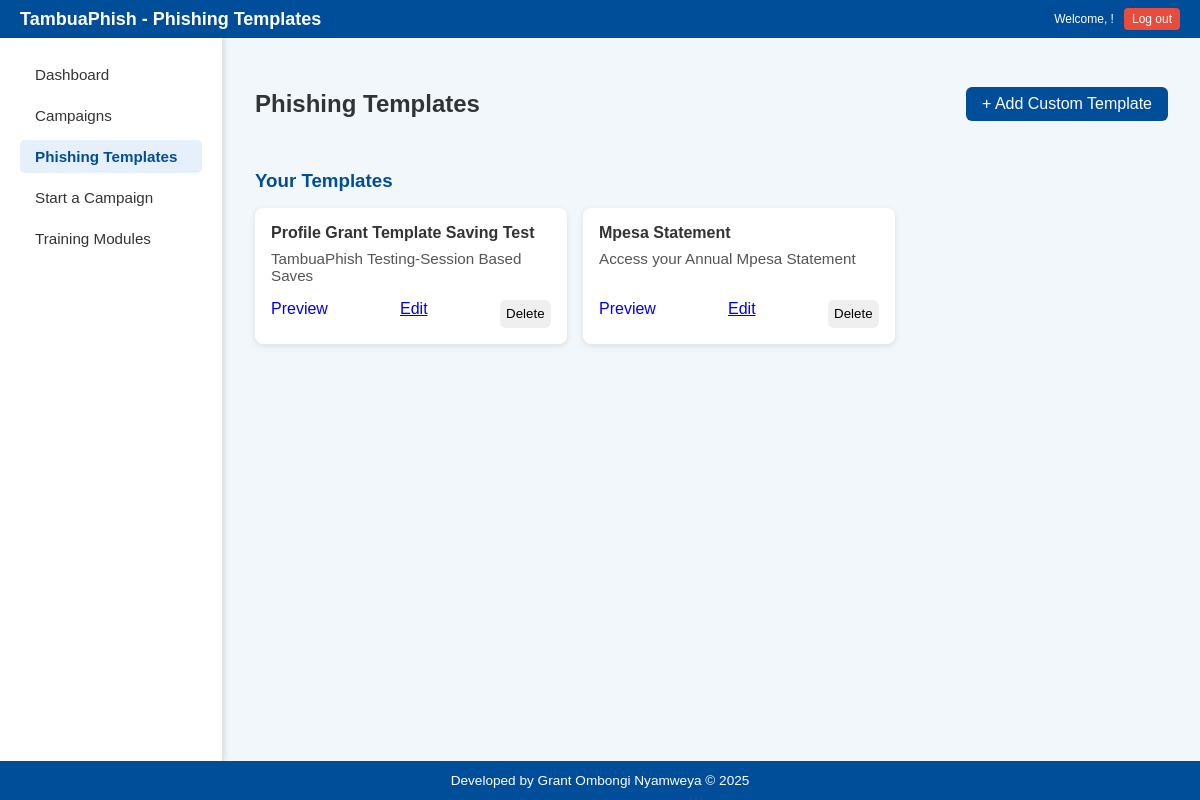
The page /phishing-templates (signed in) on the database as committed earlier.
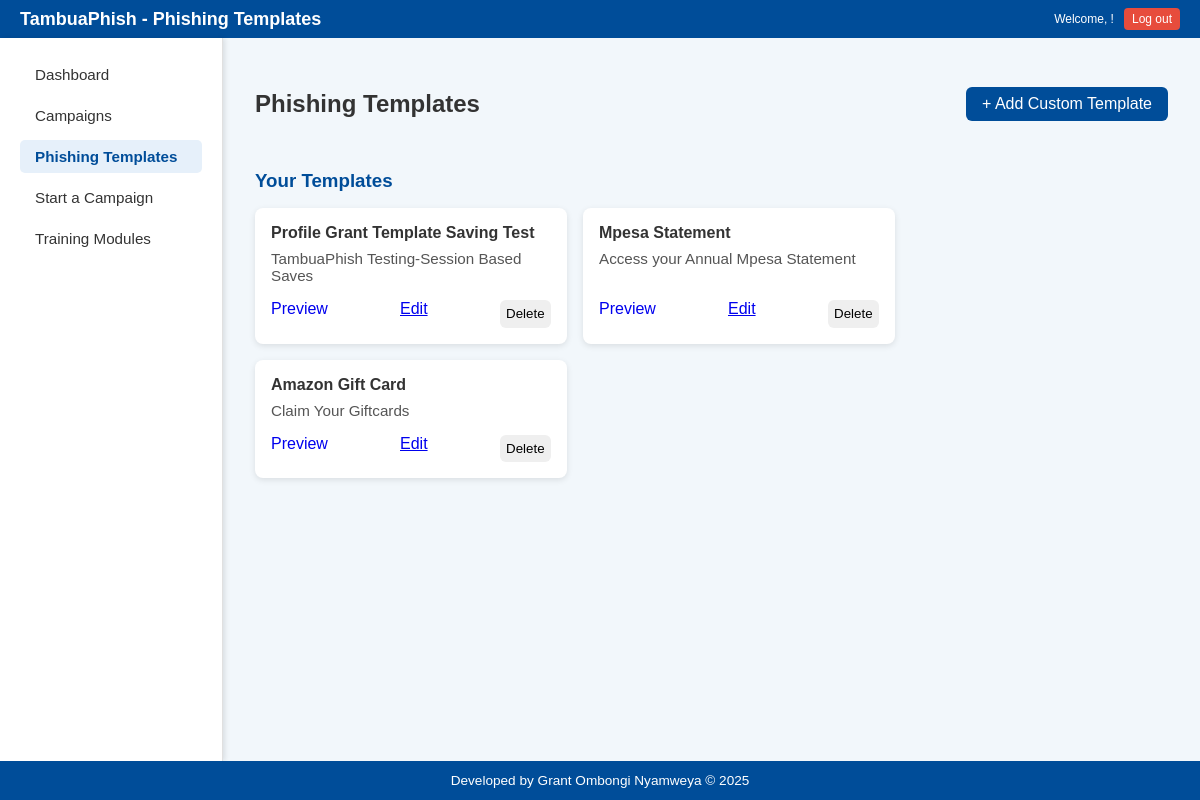
The same page on the database as committed later.
### models.py (models this page shows)
class CustomEmailTemplate(db.Model):
    id = db.Column(db.Integer, primary_key=True)
    user_id = db.Column(db.Integer, db.ForeignKey('user.id'), nullable=False)
    template_name = db.Column(db.String(100), nullable=False)
    sender_name = db.Column(db.String(100), nullable=False)
    subject = db.Column(db.String(200), nullable=False)
    email_body = db.Column(db.Text, nullable=False)

### routes.py (the view)
@routes_bp.route('/phishing-templates')
def phishing_templates():
    if 'username' not in session:
        return redirect(url_for('routes.login'))
    current_user = User.query.filter_by(username=session['username']).first()
    if not current_user:
        flash('User not found.', 'danger')
        return redirect(url_for('routes.login'))
    templates = CustomEmailTemplate.query.filter_by(user_id=current_user.id).all()
    return render_template('templates.html', templates=templates)

### templates/templates.html (shortened to what this page needs)
<!DOCTYPE html>
<html lang="en">
<head>
  <link rel="stylesheet" href="{{ url_for('static', filename='templates.css') }}" />
</head>
<body>
  <header class="main-header">
    <div class="header-left">
      <h1>TambuaPhish - Phishing Templates</h1>
    </div>
    <div class="header-right">
      <p>Welcome, {{ username }}!</p>
      <a href="{{ url_for('routes.logout') }}" class="logout-button">Log out</a>
    </div>
  </header>
  <div class="dashboard-wrapper">
    <aside class="sidebar">
      <nav>
        <ul>
          <li><a href="{{url_for('routes.dashboard')}}">Dashboard</a></li>
          <li><a href="{{url_for('routes.campaigns')}}">Campaigns</a></li>
          <li><a href="{{url_for('routes.phishing_templates')}}" class="active">Phishing Templates</a></li>
          <li><a href="{{url_for('routes.start_a_campaign')}}">Start a Campaign</a></li>
          <li><a href="{{url_for('routes.training_modules')}}">Training Modules</a></li>
        </ul>
      </nav>
    </aside>
    <div class="main-content">
      <div class="template-header">
        <h2>Phishing Templates</h2>
        <a href="{{ url_for('routes.create_custom_template') }}" id="add-template-btn" style="text-decoration: none;">+ Add Custom Template</a>
      </div>
        <div class="category">
          <h3>Your Templates</h3>
          <div class="template-list">
            {% for template in templates %}
            <div class="template-card custom">
              <h4>{{ template.template_name }}</h4>
              <p>{{ template.subject }}</p>
              <div class="template-actions">
                <form action="{{ url_for('routes.preview_template', template_id=template.id) }}" method="GET" style="display: inline;">
                  <a href="{{ url_for('routes.preview_template', template_id=template.id) }}" class="btn btn-primary" style="text-decoration: none;">Preview</a>
                </form>
                <a href="{{ url_for('routes.edit_template', template_id=template.id) }}" class="btn btn-sm btn-warning">Edit</a>
                <form action="{{ url_for('routes.delete_template', template_id=template.id) }}" method="POST" style="display: inline;">
                    <button type="submit" class="btn btn-sm btn-danger"
                        onclick="return confirm('Are you sure you want to delete this template?')">
                        Delete
                    </button>
                </form>
              </div>
            </div>
            {% else %}
            <p>No custom templates created yet.</p>
            {% endfor %}
          </div>
        </div>
      </div>
    </div>
  <footer>
    <p>Developed by Grant Ombongi Nyamweya &copy; 2025</p>
  </footer>
</body>
</html>

Rows that differ between the two databases and show on the page:
added CustomEmailTemplate: template_name "Amazon Gift Card", subject "Claim Your Giftcards"
